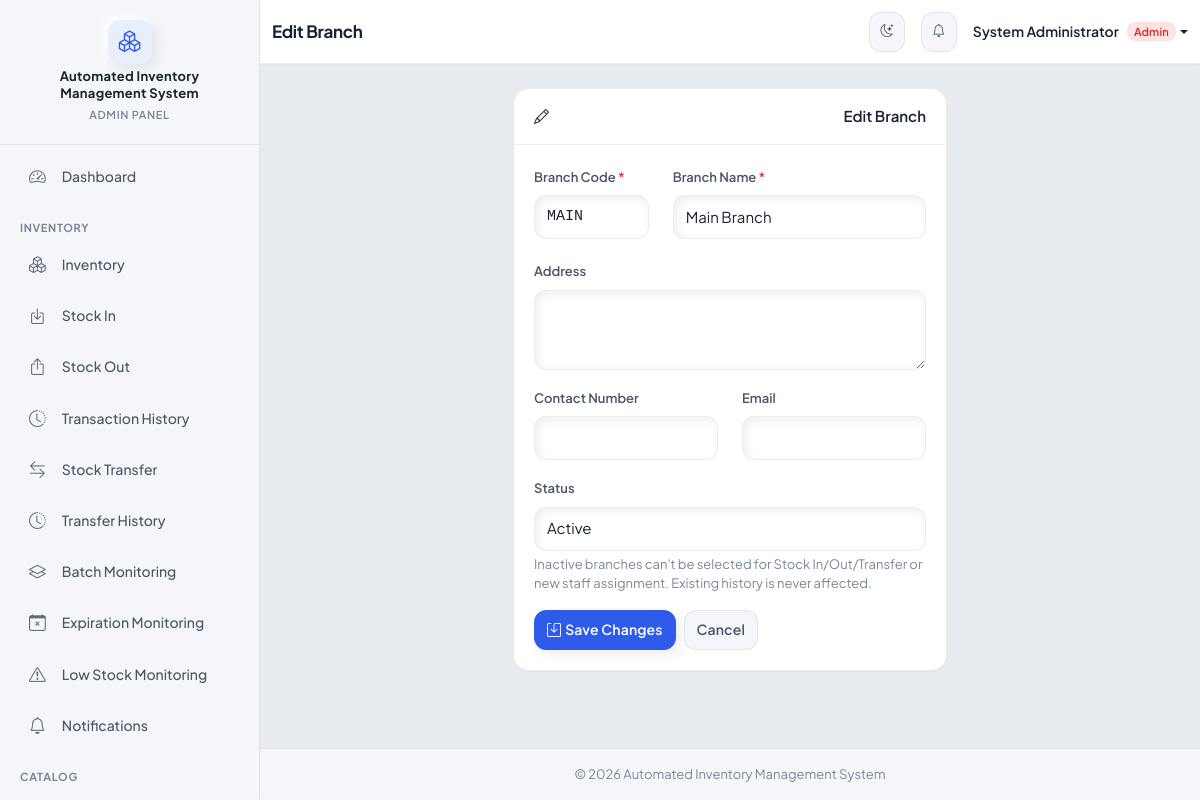
The page /admin/branch_edit.php?id=1 (signed in) on the database its author committed.
### tables this page shows
CREATE TABLE `branches` (
  `branch_id` int(11) NOT NULL,
  `branch_code` varchar(20) NOT NULL,
  `branch_name` varchar(150) NOT NULL,
  `address` text DEFAULT NULL,
  `contact_number` varchar(20) DEFAULT NULL,
  `email` varchar(100) DEFAULT NULL,
  `status` enum('active','inactive') NOT NULL DEFAULT 'active',
  `deleted_at` timestamp NULL DEFAULT NULL,
  `created_at` timestamp NOT NULL DEFAULT current_timestamp(),
  `updated_at` timestamp NULL DEFAULT current_timestamp() ON UPDATE current_timestamp()
);

### includes/config.php (called while the page is built, shortened)
<?php
function db(): PDO
{
    static $pdo = null;
    if ($pdo === null) {
        $dsn = sprintf(
            'mysql:host=%s;port=%d;dbname=%s;charset=utf8mb4',
            DB_HOST,
            DB_PORT,
            DB_NAME
        );
        $options = [
            PDO::ATTR_ERRMODE            => PDO::ERRMODE_EXCEPTION,
            PDO::ATTR_DEFAULT_FETCH_MODE => PDO::FETCH_ASSOC,
            PDO::ATTR_EMULATE_PREPARES   => false,
            PDO::ATTR_PERSISTENT         => false,
        ];
        try {
            $pdo = new PDO($dsn, DB_USER, DB_PASS, $options);
        } catch (PDOException $e) {
            error_log('Database connection failed: ' . $e->getMessage());
            http_response_code(500);
            if (APP_ENV === 'development') {
                die('Database connection failed: ' . htmlspecialchars($e->getMessage(), ENT_QUOTES, 'UTF-8'));
            }
            die('Database connection failed. Please try again later.');
        }
    }
    return $pdo;
}

### includes/functions.php (called while the page is built, shortened)
<?php
if (!function_exists('e')) {
    function e(mixed $value): string
    {
        return htmlspecialchars((string) $value, ENT_QUOTES | ENT_SUBSTITUTE, 'UTF-8');
    }
}
if (!function_exists('fetch_branch')) {
    function fetch_branch(int $id, bool $includeDeleted = false): ?array
    {
        $sql = 'SELECT * FROM branches WHERE branch_id = ?';
        if (!$includeDeleted) {
            $sql .= ' AND deleted_at IS NULL';
        }
        $stmt = db()->prepare($sql . ' LIMIT 1');
        $stmt->execute([$id]);
        $row = $stmt->fetch();
        return $row ?: null;
    }
}

### admin/branch_edit.php (the view, shortened to what this page needs)
<?php
require_once __DIR__ . '/../includes/config.php';
require_once __DIR__ . '/../includes/functions.php';
$id = (int) ($_GET['id'] ?? 0);
$branch = fetch_branch($id);
$old = [
    'branch_code'    => $branch['branch_code'],
    'branch_name'    => $branch['branch_name'],
    'address'        => $branch['address'],
    'contact_number' => $branch['contact_number'],
    'email'          => $branch['email'],
    'status'         => $branch['status'],
];
require __DIR__ . '/../includes/header.php';
?>
<div class="row justify-content-center">
    <div class="col-lg-6">
        <div class="card chart-card">
            <div class="card-header"><i class="bi bi-pencil me-1"></i> Edit Branch</div>
            <div class="card-body">
                <form method="POST" novalidate>
                    <div class="row">
                        <div class="col-md-4 mb-3">
                            <label class="form-label">Branch Code <span class="text-danger">*</span></label>
                            <input type="text" name="branch_code" id="branch_code" class="form-control font-monospace text-uppercase"
                                   maxlength="20" value="<?= e($old['branch_code']) ?>" required
                                   oninput="checkBranchCode(this, <?= $id ?>)">
                        </div>
                        <div class="col-md-8 mb-3">
                            <label class="form-label">Branch Name <span class="text-danger">*</span></label>
                            <input type="text" name="branch_name" class="form-control"
                                   maxlength="150" value="<?= e($old['branch_name']) ?>" required>
                        </div>
                    </div>
                    <div class="mb-3">
                        <label class="form-label">Address</label>
                        <textarea name="address" class="form-control" rows="2" maxlength="500"><?= e($old['address']) ?></textarea>
                    </div>
                    <div class="row">
                        <div class="col-md-6 mb-3">
                            <label class="form-label">Contact Number</label>
                            <input type="text" name="contact_number" class="form-control" maxlength="20"
                                   value="<?= e($old['contact_number']) ?>">
                        </div>
                        <div class="col-md-6 mb-3">
                            <label class="form-label">Email</label>
                            <input type="email" name="email" class="form-control" maxlength="100"
                                   value="<?= e($old['email']) ?>">
                        </div>
                    </div>
                    <div class="mb-3">
                        <label class="form-label">Status</label>
                        <select name="status" class="form-select">
                            <option value="active"   <?= $old['status'] === 'active'   ? 'selected' : '' ?>>Active</option>
                        </select>
                        <div class="form-text">Inactive branches can't be selected for Stock In/Out/Transfer or new staff assignment. Existing history is never affected.</div>
                    </div>
                    <div class="d-flex gap-2">
                        <button class="btn btn-primary" type="submit"><i class="bi bi-save me-1"></i> Save Changes</button>
                        <a href="branches.php" class="btn btn-outline-secondary">Cancel</a>
                    </div>
                </form>
            </div>
        </div>
    </div>
</div>
<?php require __DIR__ . '/../includes/footer.php'; ?>

### rows shown on the page
branches: branch_code "MAIN", branch_name "Main Branch", status "Active"

### other values the page prints
defined('APP_NAME') ? APP_NAME : 'AIMS' "Automated Inventory Management System"
$pageTitle "Edit Branch"
$currentUserName "System Administrator"
$role "Admin"
APP_NAME "Automated Inventory Management System"
